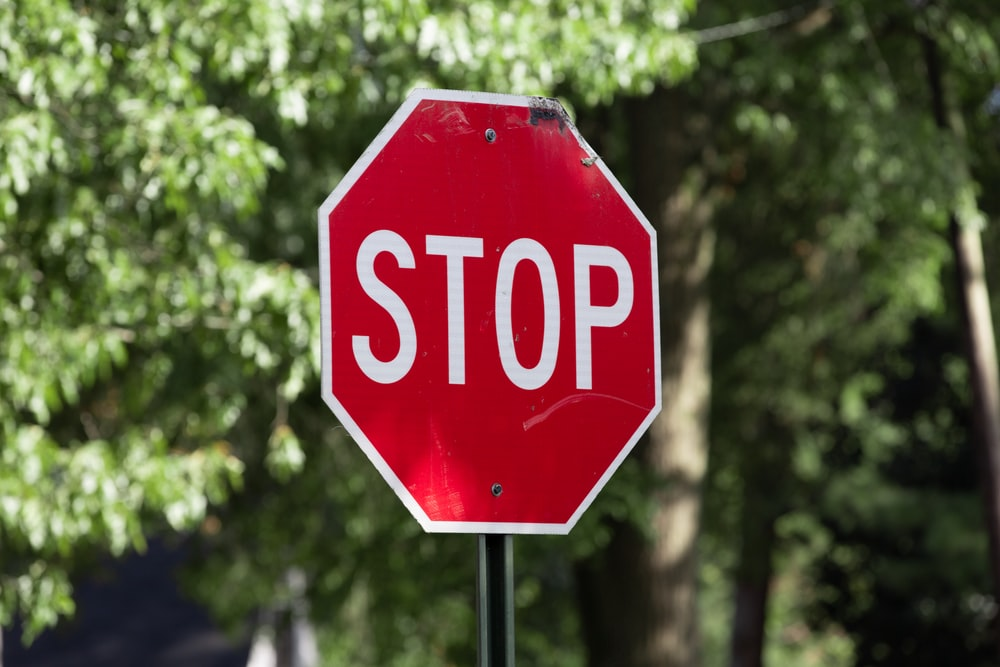
#> input picture day7/stop.jpg, 1000 x 667 px
$ jupyter execute stopdetection.ipynb
#> lines starting #> are read from the running program, lines starting #| are printed output that depends on the picture
[cell 1]
import cv2
import matplotlib.pyplot as plt

[cell 2]
img=cv2.imread("stop.jpg")
#> img is the input picture: shape (667, 1000, 3); mean B, G, R 59.4, 81.7, 96.4

[cell 3]
img_gray=cv2.cvtColor(img,cv2.COLOR_BGR2GRAY)
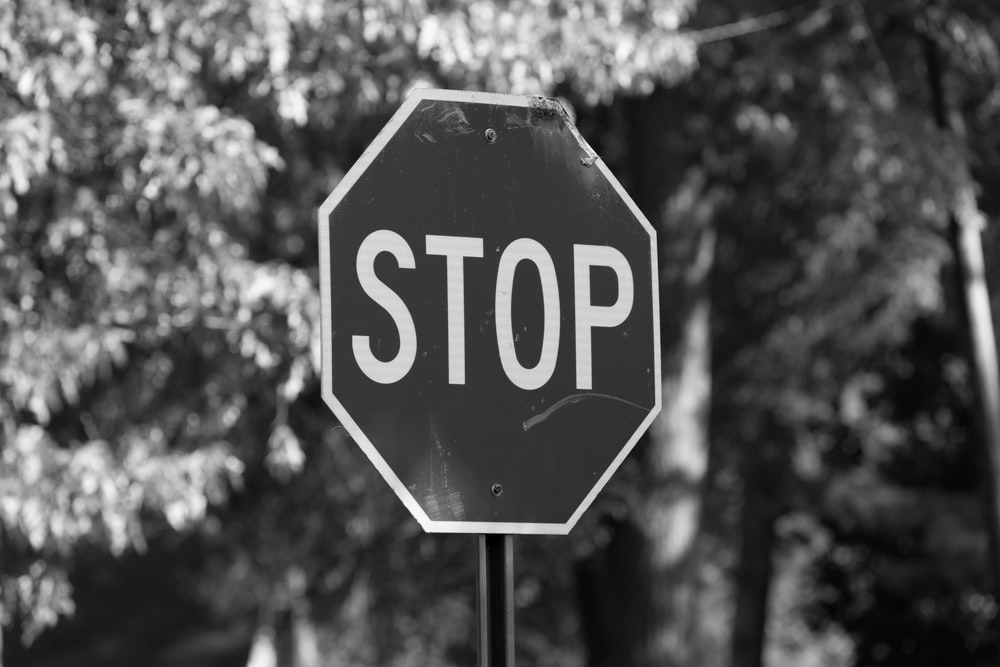
#> img_gray: shape (667, 1000); min 0, max 255, mean 83.5
img_rgb=cv2.cvtColor(img,cv2.COLOR_BGR2RGB)

[cell 4]
stop_data=cv2.CascadeClassifier("stop_data.xml")
found=stop_data.detectMultiScale(img_gray,minSize=(20,20))
#> found = [[283, 104, 413, 413]]

[cell 5]
amount_found=len(found)
#> amount_found = 1
if(amount_found !=0):
    for (x,y,width,height) in found:
        cv2.rectangle(img_rgb,(x,y),(x+height,y+width),(100,143,255),10)
#> this loop made 1 pass
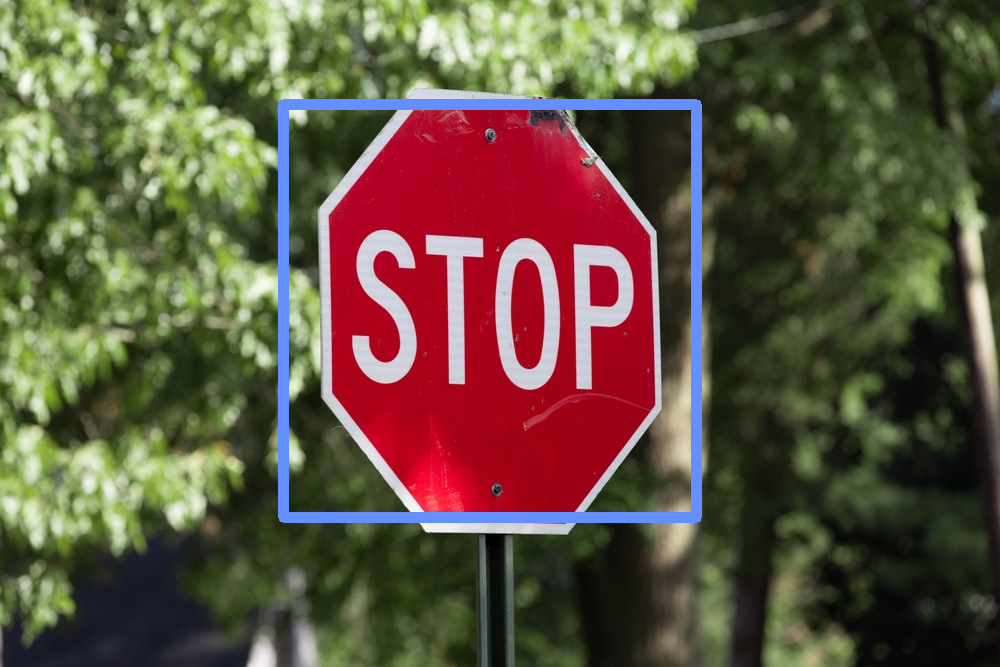
#> img_rgb: shape (667, 1000, 3); mean R, G, B 96.2, 83, 64.3

$ run again, with day7/face.jpg copied over day7/stop.jpg
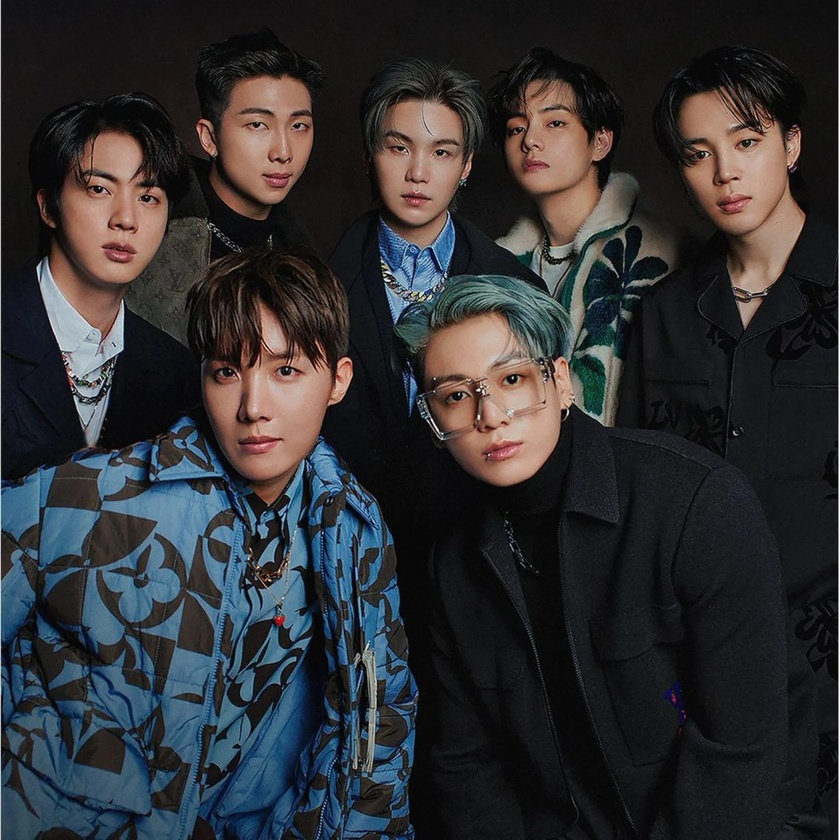
#> input picture day7/face.jpg, 840 x 840 px, shrunk from 1600 x 1600 before the run
#> img is the input picture: shape (840, 840, 3); mean B, G, R 50.4, 47.8, 48.1
#> `img_gray=cv2.cvtColor(img,cv2.COLOR_BGR2GRAY)`:
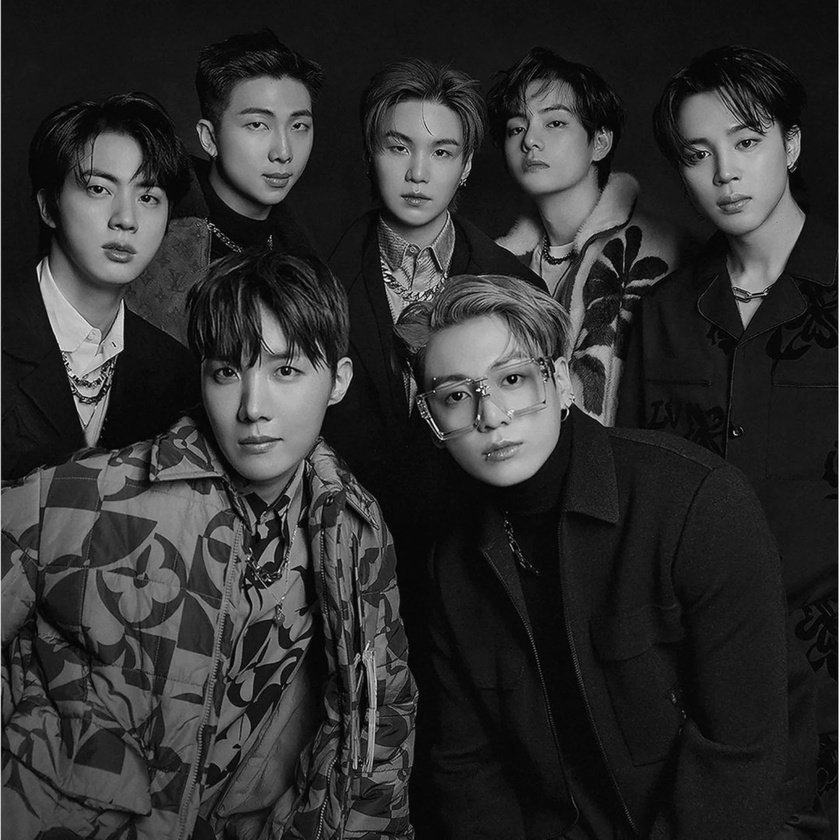
#> img_gray: shape (840, 840); min 0, max 255, mean 48.2
#> found = ()
#> amount_found = 0

$ run again, with day7/face1.jpg copied over day7/stop.jpg
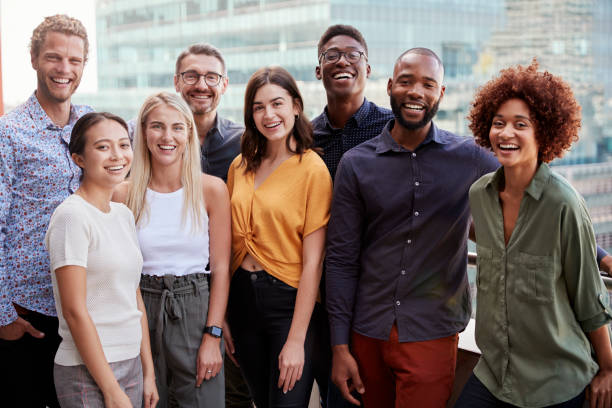
#> input picture day7/face1.jpg, 612 x 408 px
#> img is the input picture: shape (408, 612, 3); mean B, G, R 109.5, 112.6, 126.8
#> `img_gray=cv2.cvtColor(img,cv2.COLOR_BGR2GRAY)`:
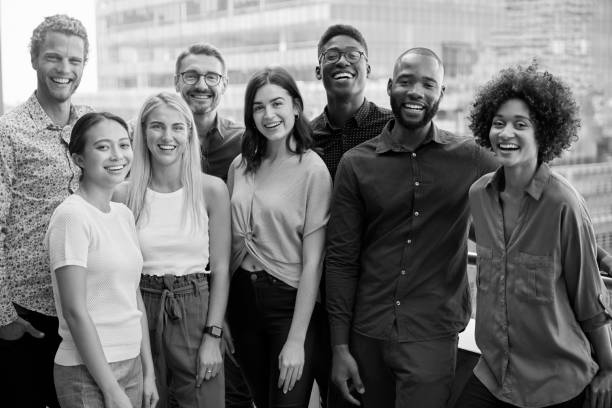
#> img_gray: shape (408, 612); min 0, max 255, mean 116.5
#> found = ()
#> amount_found = 0
